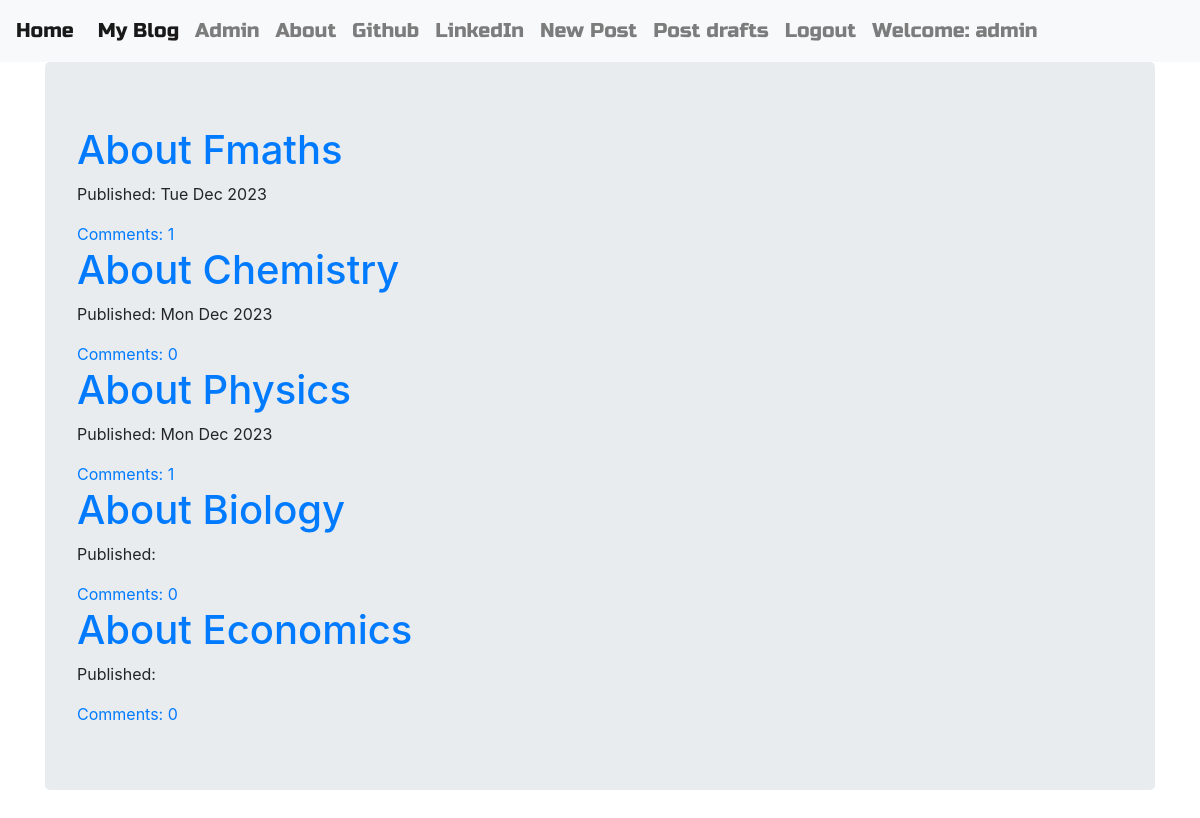
The page /list (signed in) on the database its author committed.
### blog/models.py (models this page shows, shortened)
class Post(models.Model):
    author = models.ForeignKey("auth.User", on_delete=models.CASCADE)
    title = models.CharField(max_length=200)
    text = models.TextField()
    create_date = models.DateTimeField(default=timezone.now)
    published_date = models.DateTimeField(blank=True, null=True)
    def approve_comment(self):
        return self.comments.filter(approved_comment=True)

### blog/views.py (the view)
# urls.py: path('list', views.PostListView.as_view(), name='post_list'),
class PostListView(ListView):
    model = Post
    def get_queryset(self):
        user=self.request.user
        if user.is_authenticated:
            return Post.objects.filter().order_by('-published_date')
        else:
            return Post.objects.filter(published_date__lte=timezone.now()).order_by('-published_date')

### blog/templates/blog/post_list.html
{% extends 'blog/base.html' %}
{% block body_block %}
<div class="container">
    <div class="jumbotron">
        <div class='centerstage'>
            {% for post in post_list %}
            <div class='post'>
                <h1><a href={% url "blog:post_detail" pk=post.pk %}>{{post.title}}</a></h1>
            </div>
            <div class='date'><p>Published: {{post.published_date|date:'D M Y'}}</p></div>
            <a a href={% url "blog:post_detail" pk=post.pk%}>Comments: {{ post.approve_comment.count }}</a>
            {% endfor %}
        </div>
    </div>
</div>
{% endblock %}

### blog/templates/blog/base.html (shortened to what this page needs)
<!DOCTYPE html>
{% load static %}
<html lang="en" dir="ltr">
  <head>
    <link rel="stylesheet" href="https://stackpath.bootstrapcdn.com/bootstrap/4.3.1/css/bootstrap.min.css">
    <link rel="stylesheet" href="//cdn.jsdelivr.net/npm/medium-editor@latest/dist/css/medium-editor.min.css" type="text/css" media="screen" charset="utf-8">
    <link rel='stylesheet', href={% static 'css/blog.css' %}>
  </head>
  <body class="loader">
    <nav class="navbar navbar-expand-lg navbar-light bg-light">
        <a class="navbar-brand" href={% url "blog:index"%}>Home</a>
        <div class="collapse navbar-collapse" id="navbarNav">
            <ul class="navbar-nav">
                <li class="nav-item active"><a class="nav-link" href={% url "blog:post_list" %}>My Blog<span class="sr-only">(current)</span></a></li>
                <li class="nav-item"><a class="nav-link" href={% url "admin:index" %}>Admin</a></li>
                <li class="nav-item"><a class="nav-link" href={% url "blog:about" %}>About</a></li>
                <li class="nav-item"><a class="nav-link" href='https://www.github.com'>Github</a></li>
                <li class="nav-item"><a class="nav-link" href='https://www.linkedin.com'>LinkedIn</a></li>
                {% if user.is_authenticated %}
                <li><a class="nav-link"href={% url "blog:post_new"%}>New Post</a></li>
                <li class="nav-item">
                    <a class="nav-link"href={% url "blog:post_draft_list"%}>Post drafts</a>
                </li>
                <li class="nav-item">
                    <a class="nav-link" href={% url "blog:logout"%}>Logout</a>
                </li>
                <li class="nav-link">Welcome: {{user.username}}</li>
                {% else %}
                <li class="nav-item ml-auto">
                    <a class="nav-link" href={% url "blog:login" %}>Login</a>
                </li>
                {% endif %}
            </ul>
        </div>
    </nav>
    {% block body_block %}{% endblock %}
</body>
</html>

### blog/static/css/blog.css (style rules this page uses)
.bg-light { font-family: 'Russo One', serif; font-size: 20px; }
.centerstage { margin: auto; }
.loader { filter:hue-rotate(0deg); color:linear-gradient(45deg,#0f8,#08f) !important; animation:hue 10000ms infinite linear; }

### rows shown on the page
Post: title "About Fmaths", published_date "Tue Dec 2023", approve_comment.count "1"
Post: title "About Chemistry", published_date "Mon Dec 2023", approve_comment.count "0"
Post: title "About Physics", published_date "Mon Dec 2023", approve_comment.count "1"
Post: title "About Biology", approve_comment.count "0"
Post: title "About Economics", approve_comment.count "0"

### other values the page prints
{{ user.username }} "admin"
